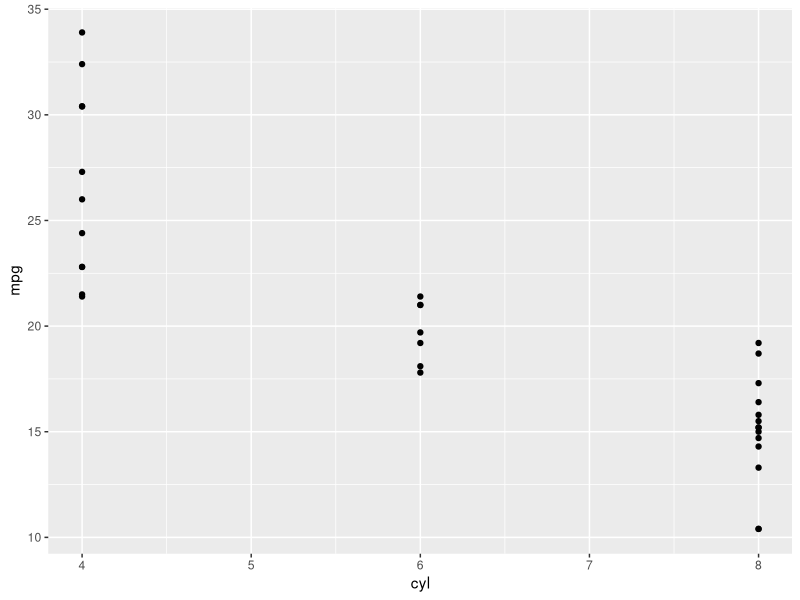
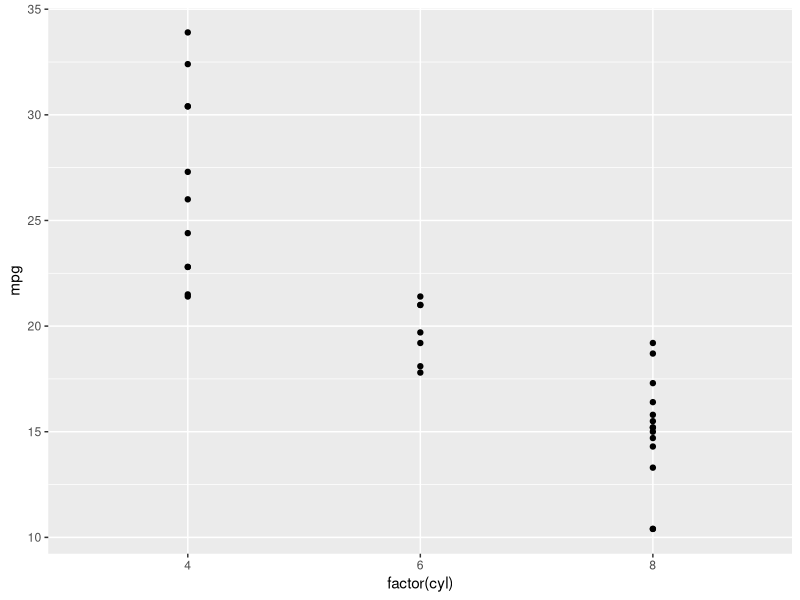
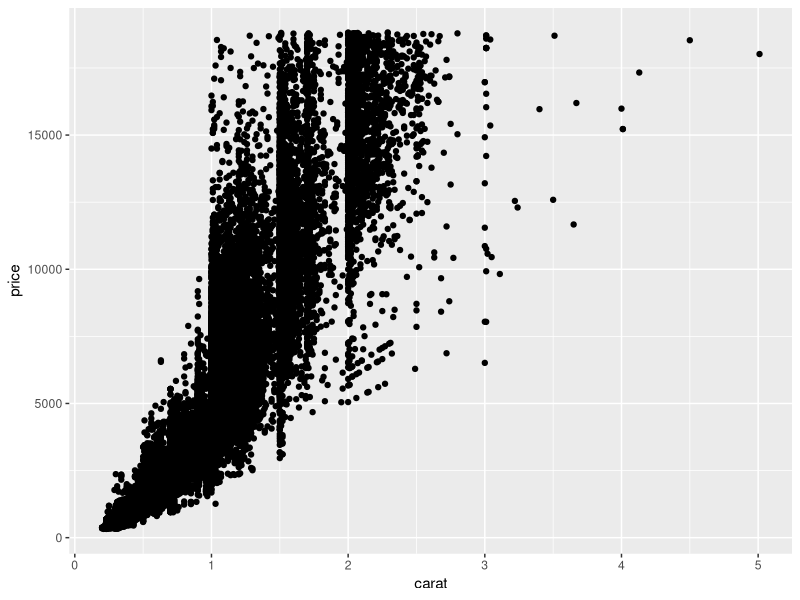
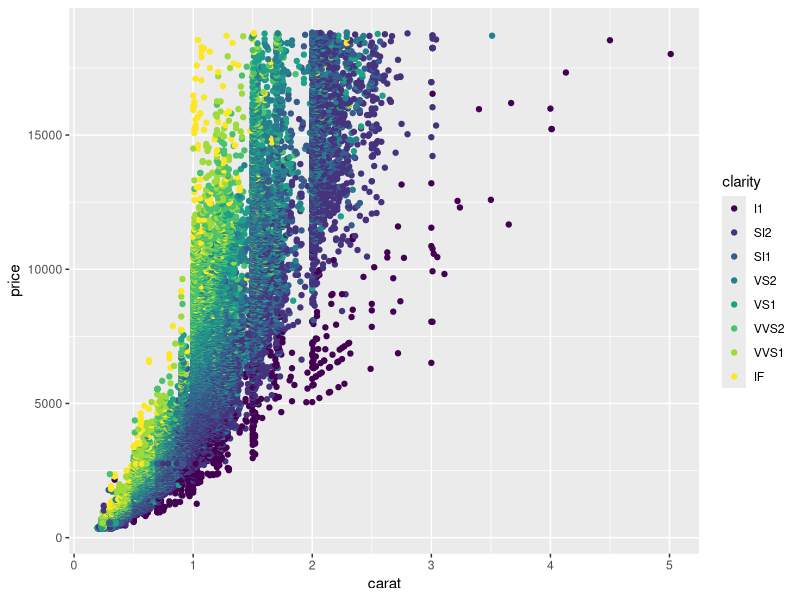
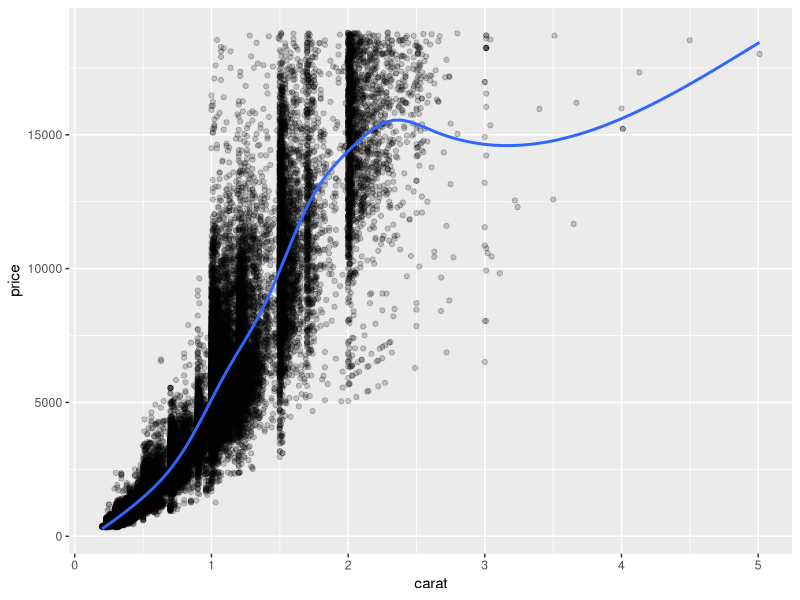
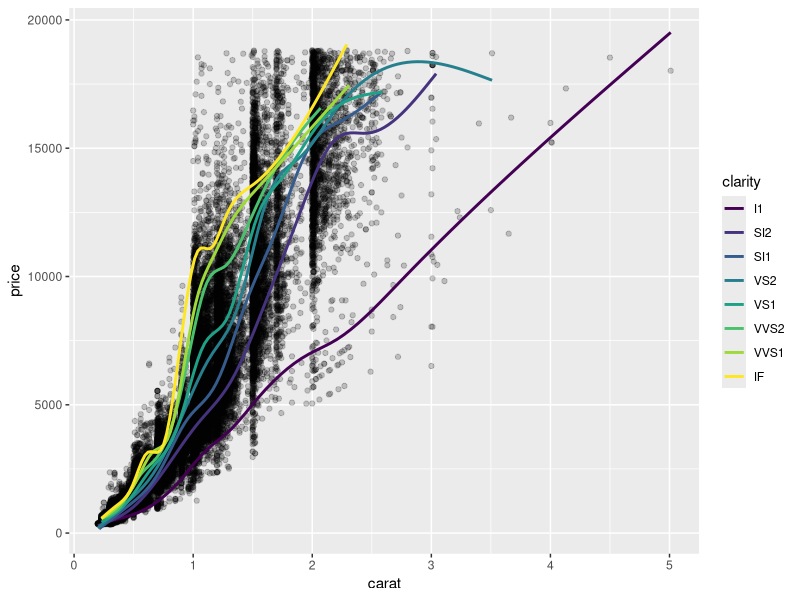
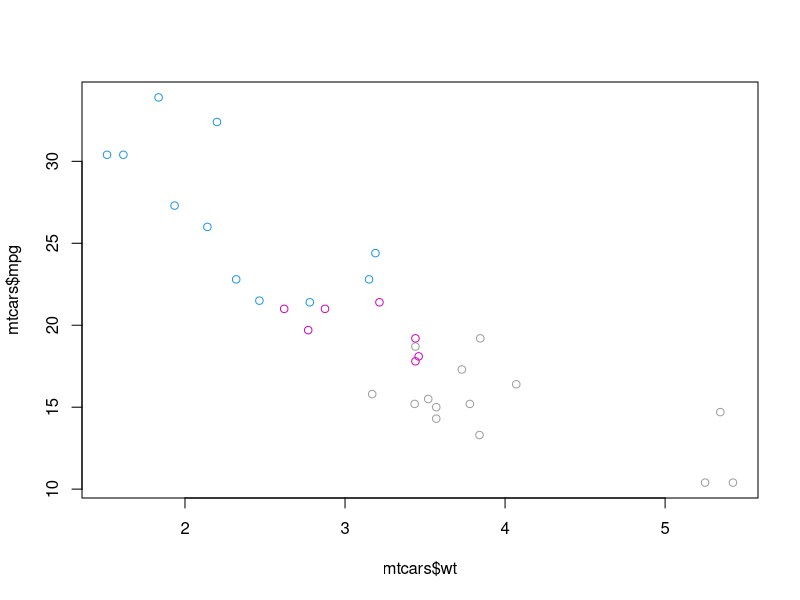
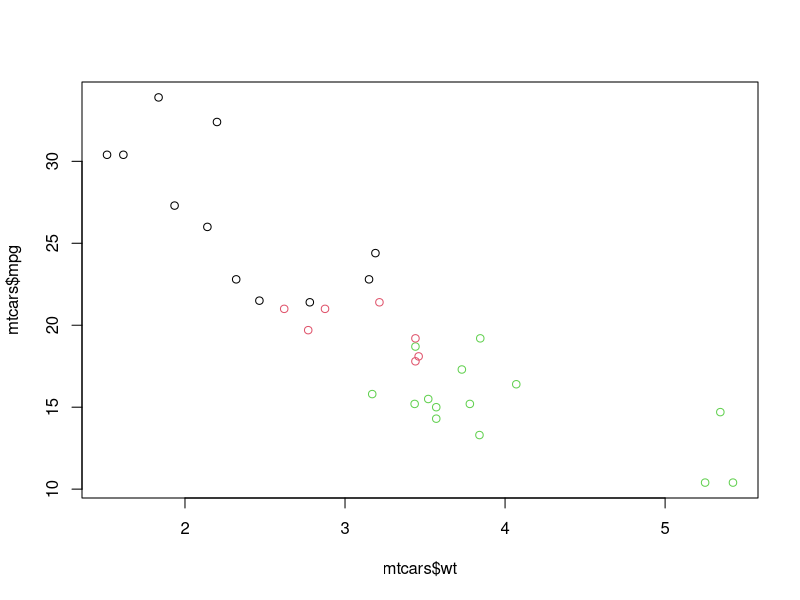

The R source for these figures, in order:
## ---- chunk 1
# Load the ggplot2 package
library(ggplot2)

# Explore the mtcars data frame with str()
str(mtcars)

# Plot
ggplot(mtcars, aes(x = cyl, y = mpg)) +
  geom_point()
## ---- chunk 2
# cyl is treated as factor
ggplot(mtcars, aes(x = factor(cyl), y = mpg)) +
  geom_point()
## ---- chunk 3
# Create the object containing the data and aes layers: dia_plot
dia_plot <- ggplot(diamonds, aes(x = carat, y = price))

# Add a geom layer with + and geom_point()
dia_plot + geom_point()

# Add the same geom layer, but with aes() inside
dia_plot + geom_point(aes(color = clarity))
## ---- chunk 4
# 1 - The dia_plot object has been created for you
dia_plot <- ggplot(diamonds, aes(x = carat, y = price))

# 2 - Expand dia_plot by adding geom_point() with alpha set to 0.2
dia_plot <- dia_plot + geom_point(alpha = 0.2)

# 3 - Plot dia_plot with additional geom_smooth() with se set to FALSE
# se = F to avoid error shading
dia_plot + geom_smooth(se = FALSE)

# 4 - Copy the command from above and add aes() with the correct mapping to geom_smooth()
dia_plot + geom_smooth(aes(col = clarity), se = FALSE)
## ---- chunk 5
# Plot the correct variables of mtcars
plot(mtcars$wt, mtcars$mpg, col = mtcars$cyl)

# Change cyl inside mtcars to a factor
mtcars$fcyl <- as.factor(mtcars$cyl)

# Make the same plot as in the first instruction
plot(mtcars$wt, mtcars$mpg, col = mtcars$fcyl)
## ---- chunk 6
# Convert cyl to factor (don't need to change)
mtcars$cyl <- as.factor(mtcars$cyl) 

# Example from base R (don't need to change)
plot(mtcars$wt, mtcars$mpg, col = mtcars$cyl)
abline(lm(mpg ~ wt, data = mtcars), lty = 2)
lapply(mtcars$cyl, function(x) {
  abline(lm(mpg ~ wt, mtcars, subset = (cyl == x)), col = x)
  })
legend(x = 5, y = 33, legend = levels(mtcars$cyl),
       col = 1:3, pch = 1, bty = "n")

# Plot 1: add geom_point() to this command to create a scatter plot
ggplot(mtcars, aes(x = wt, y = mpg, col = cyl)) +
  geom_point()  # Fill in using instructions Plot 1

# Plot 2: include the lines of the linear models, per cyl
ggplot(mtcars, aes(x = wt, y = mpg, col = cyl)) +
  geom_point() + # Copy from Plot 1
  geom_smooth(method = lm, se = FALSE)   # Fill in using instructions Plot 2

# Plot 3: include a lm for the entire dataset in its whole
ggplot(mtcars, aes(x = wt, y = mpg, col = cyl)) +
  geom_point() + # Copy from Plot 2
  geom_smooth(method = lm, se = FALSE) + # Copy from Plot 2
  geom_smooth(aes(group = 1), method = lm, se = FALSE, linetype = 2)   # Fill in using instructions Plot 3
## ---- chunk 7
# Load the tidyr package
library(tidyr)

# produce to the correct iris.tidy dataset
iris.tidy <- iris %>%
  gather(key, Value, -Species) %>%
  separate(key, c("Part", "Measure"), "\\.")

#compare
head(iris)

head(iris.tidy)
## ---- chunk 8
# 4 - Change shape and size of the points in the above plot
ggplot(mtcars, aes(x = wt, y = mpg, color = cyl)) +
  geom_point(shape = 1, size = 4)
## ---- chunk 9
# 3 - Map am to col in the above plot
ggplot(mtcars, aes(x = wt, y = mpg, fill = cyl, col = am)) +
  geom_point(shape = 21, size = 4, alpha = 0.6)
## ---- chunk 10
cyl.am <- ggplot(mtcars, aes(x = factor(cyl), fill = factor(am)))

cyl.am + geom_bar() #position = "stack" by default

# Fill - show proportion
cyl.am + geom_bar(position = "fill")  

# Dodging - principles of similarity and proximity
cyl.am + geom_bar(position = "dodge") 
## ---- chunk 11
# Basic scatter plot: wt on x-axis and mpg on y-axis; map cyl to col
ggplot(mtcars, aes(x = wt, y = mpg, color = cyl)) + geom_point(size = 4)

# Hollow circles - an improvement
ggplot(mtcars, aes(x = wt, y = mpg, color = cyl)) + geom_point(size = 4, shape = 1)

# Add transparency - very nice
ggplot(mtcars, aes(x = wt, y = mpg, color = cyl)) + geom_point(size = 4, shape = 1, alpha = 0.6)
## ---- chunk 12
# Basic
ggplot(mtcars, aes(x = cyl, y = wt)) +
  geom_point()

# With geom_jitter() #default position = "jitter"
ggplot(mtcars, aes(x = cyl, y = wt)) +
  geom_jitter()

# 2 - Set width in geom_jitter() #can modify
ggplot(mtcars, aes(x = cyl, y = wt)) +
  geom_jitter(width = 0.1)

# 3 - Set position = position_jitter() in geom_point() ()
ggplot(mtcars, aes(x = cyl, y = wt)) +
  geom_point(position = position_jitter(0.1))
## ---- chunk 13
# 1 - Make a univariate histogram
ggplot(mtcars, aes(x = mpg)) + geom_histogram()

# 2 - Plot 1, plus set binwidth to 1 in the geom layer
ggplot(mtcars, aes(x = mpg)) + geom_histogram(binwidth = 1) 

# 3 - Plot 2, plus MAP ..density.. to the y aesthetic (i.e. in a second aes() function)
ggplot(mtcars, aes(x = mpg)) + geom_histogram(binwidth = 1, aes(y = ..density..)) 
## ---- chunk 14
# Draw a bar plot of cyl, filled according to am
ggplot(mtcars, aes(x = cyl, fill = am)) + geom_bar()

# Change the position argument to stack
ggplot(mtcars, aes(x = cyl, fill = am)) + geom_bar(position = "stack")

# Change the position argument to fill
ggplot(mtcars, aes(x = cyl, fill = am)) + geom_bar(position = "fill")

# Change the position argument to dodge
ggplot(mtcars, aes(x = cyl, fill = am)) + geom_bar(position = "dodge")
## ---- chunk 15
# A basic histogram, add coloring defined by cyl
ggplot(mtcars, aes(mpg, fill = cyl)) + geom_histogram(binwidth = 1)

# Change geom to freqpoly (position is identity by default)
ggplot(mtcars, aes(mpg, col = cyl)) + geom_freqpoly(binwidth = 1)
## ---- chunk 16
# Print out head of economics
head(economics)

# Plot unemploy as a function of date using a line plot
ggplot(economics, aes(x = date, y = unemploy)) + geom_line()

# Adjust plot to represent the fraction of total population that is unemployed
ggplot(economics, aes(x = date, y = unemploy/pop)) + geom_line()
## ---- chunk 17
# The old way (shown)
plot(mpg ~ wt, data = mtcars) # formula notation
with(mtcars, plot(wt, mpg)) # x, y notation

# Using ggplot:
ggplot(mtcars, aes(x = wt, y = mpg)) + geom_point()

# Using qplot: assumes geom_?, in this case geom_point()
qplot(wt, mpg, data = mtcars)

# Using aesthetics
qplot(wt, mpg, data = mtcars, color = hp)

# qplot() with geom set to jitter manually
qplot(factor(cyl), factor(vs), data = mtcars) #before
qplot(factor(cyl), factor(vs), data = mtcars, geom = "jitter") #after
